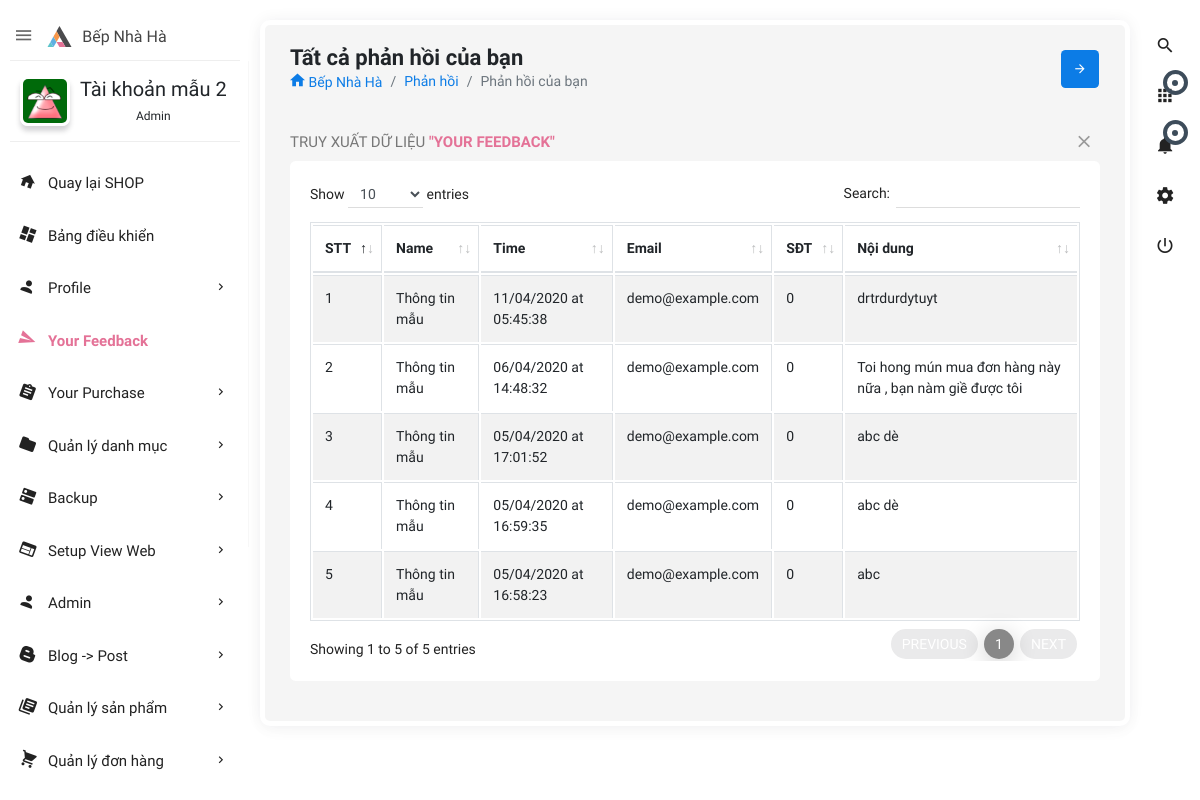
The app's page /admin.php?controller=feedback&action=myfeedback (signed in) with its own data.
### tables this page shows
CREATE TABLE IF NOT EXISTS `users` (
  `id` int(11) NOT NULL AUTO_INCREMENT,
  `user_username` varchar(50) DEFAULT NULL,
  `user_password` varchar(100) DEFAULT NULL,
  `user_name` varchar(255) DEFAULT NULL,
  `role_id` int(11) NOT NULL DEFAULT 0,
  `user_avatar` varchar(550) DEFAULT 'author-auto.png',
  `user_email` varchar(255) DEFAULT NULL,
  `user_phone` varchar(20) DEFAULT NULL,
  `user_address` varchar(200) DEFAULT NULL,
  `createDate` datetime DEFAULT NULL,
  `verified` int(11) NOT NULL DEFAULT 0,
  `verificationCode` varchar(500) DEFAULT NULL,
  `editTime` datetime DEFAULT NULL,
  PRIMARY KEY (`id`),
  KEY `fk_id_role` (`role_id`)
);

CREATE TABLE IF NOT EXISTS `feedbacks` (
  `id` int(11) NOT NULL AUTO_INCREMENT,
  `name` varchar(250) DEFAULT NULL,
  `email` varchar(250) NOT NULL DEFAULT '',
  `phone` int(20) DEFAULT NULL,
  `subject` mediumtext NOT NULL,
  `createTime` datetime DEFAULT NULL,
  `user_id` int(11) NOT NULL DEFAULT 0,
  `order_id` int(11) NOT NULL DEFAULT 0,
  `product_id` int(11) NOT NULL DEFAULT 0,
  `status` int(11) NOT NULL DEFAULT 0,
  `editTime` datetime DEFAULT NULL,
  PRIMARY KEY (`id`),
  KEY `fk_user_id` (`user_id`),
  KEY `fk_product_id` (`product_id`),
  KEY `fk_order_id` (`order_id`)
);

### admin/controllers/feedback/myfeedback.php (called while the page is built, shortened)
<?php
$navFeedback = $yourFeedback = 'class="active open"';
global $userNav;
$option = [
    'order_by' => 'id desc',
    'where' => 'user_id=' . $userNav,
];
$feedbacks = getAll('feedbacks', $option);
require('admin/views/feedback/myfeedback.php');

### lib/config/database.php (called while the page is built, shortened)
<?php
if (isset($_SESSION['user'])) {
    $userNav = $_SESSION['user']['id'];
}
try {
    $linkConnectDB = connect();
} catch (Exception $e) {
    die($e->getMessage());
}
function connect(): mysqli
{
        $linkConnectDB = new mysqli(DB_HOST, DB_USER, DB_PASS, DB_NAME, DB_PORT);
        $linkConnectDB->set_charset('utf8mb4');
        return $linkConnectDB;
}
function executeQuery(string $sql, array $params = []): mysqli_stmt
{
    global $linkConnectDB;
    $stmt = $linkConnectDB->prepare($sql);
    if (!$stmt->execute()) {
        throw new Exception('Execute error: ' . $stmt->error);
    }
    return $stmt;
}

### lib/model.php (called while the page is built, shortened)
<?php
require('config/database.php');
function getRecord(string $table, $id, string $select = '*'): false|array|null
{
    $id = intval($id);
    $sql = "SELECT $select FROM `$table` WHERE id=$id";
    $query = executeQuery($sql);
    $result = $query->get_result()->fetch_assoc();
    return $result;
}
function getAll(string $table, array $options = []): array
{
    $select = $options['select'] ?? '*';
    $where = isset($options['where']) ? 'WHERE ' . $options['where'] : '';
    $order_by = isset($options['order_by']) ? 'ORDER BY ' . $options['order_by'] : '';
    $limit = isset($options['offset']) && isset($options['limit']) ? 'LIMIT ' . $options['offset'] . ',' . $options['limit'] : '';
    $sql = "SELECT $select FROM `$table` $where $order_by $limit";
    $query = executeQuery($sql);
    $result = $query->get_result()->fetch_all(MYSQLI_ASSOC);
    return $result;
}
function getTime($timePost, $timeReply): string
{
    $datePost = new DateTime($timePost);
    $dateReply = new DateTime($timeReply);
    $interval = $datePost->diff($dateReply);
    if ($interval->y == 0 && $interval->m == 0 && $interval->d == 0) {
        if ($interval->h == 0 && $interval->i == 0) {
            $result = ($interval->s == 1) ? '1 second ago' : $interval->s . ' seconds ago';
        } elseif ($interval->h == 0) {
            $result = ($interval->i == 1) ? '1 minute ago' : $interval->i . ' minutes ago';
        } else {
            $result = ($interval->h == 1) ? '1 hour ago' : $interval->h . ' hours ago';
        }
    } elseif ($interval->d == 1) {
        $result = 'Yesterday at ' . $dateReply->format('H:i:s');
    } else {
        $result = $datePost->format('d/m/Y \a\t H:i:s');
    }
    return $result;
}

### admin/controllers/shared/statistics.php (called while the page is built, shortened)
<?php
$options_user = [
    'order_by' => 'editTime DESC',
];
$users = getAll('users', $options_user);

### admin/views/feedback/tableMyFeedback.php (the view, shortened to what this page needs)
<div class="row clearfix">
    <div class="col-lg-12">
        <div class="card">
            <div class="header">
                <h2>Truy Xuất Dữ Liệu <strong>"Your Feedback"</strong> </h2>
                <ul class="header-dropdown">
                    <li class="remove">
                        <a role="button" class="boxs-close"><i class="zmdi zmdi-close"></i></a>
                    </li>
                </ul>
            </div>
            <div class="body">
                <div class="table-responsive">
                    <table class="table table-bordered table-striped table-hover js-basic-example dataTable">
                        <thead>
                            <tr>
                                <th>STT</th>
                                <th>Name</th>
                                <th>Time</th>
                                <th>Email</th>
                                <th>SĐT</th>
                                <th>Nội dung</th>
                            </tr>
                        </thead>
                        <tbody>
                            <?php $stt = 0;
                            foreach ($feedbacks as $feedback) : $stt++; ?>
                                <tr>
                                    <td><?= $stt ?></td>
                                    <td><?= $feedback['name'] ?></td>
                                    <td><?= getTime($feedback['createTime'], gmdate('Y:m:d H:i:s', time() + 7 * 3600)) ?></td>
                                    <td><?= $feedback['email'] ?></td>
                                    <td><?= $feedback['phone'] ?></td>
                                    <td><?= $feedback['subject'] ?></td>
                                </tr>
                            <?php endforeach; ?>
                        </tbody>
                    </table>
                </div>
            </div>
        </div>
    </div>
</div>

### admin/views/shared/leftnavbar.php (shortened to what this page needs)
<aside id="leftsidebar" class="sidebar">
    <div class="navbar-brand">
        <button class="btn-menu ls-toggle-btn" type="button"><i class="zmdi zmdi-menu"></i></button>
        <a href="index.php"><img src="admin/themes/images/logo.svg" width="25" alt="Aero"><span class="m-l-10">Bếp Nhà Hà</span></a>
    </div>
    <div class="menu">
        <ul class="list">
            <li>
                <div class="user-info">
                    <a class="image" href="admin.php?controller=user&action=info&user_id=<?= $userNav ?>"><img src="public/upload/images/<?= $userInfoNav['user_avatar'] ?>" alt="User"></a>
                    <div class="detail">
                        <h4><?= $userInfoNav['user_name'] ?></h4>
                        <small><?php if ($userInfoNav['role_id'] == 1) {
                            echo 'Admin';
                        } elseif ($userInfoNav['role_id'] == 2) {
                            echo 'Moderator';
                        } else {
                            echo "User";
                        } ?></small>
                    </div>
                </div>
            </li>
            <li class="open"><a href="<?= PATH_URL ?>home" target="_blank"><i class="zmdi zmdi-home"></i><span>Quay lại SHOP</span></a></li>
            <li <?= $homeNav ?? '' ?>><a href="admin.php"><i class="zmdi zmdi-view-dashboard"></i><span>Bảng điều khiển</span></a></li>
            <li <?php if (isset($nav_profile)) {
                echo $nav_profile;
            } ?>><a href="javascript:void(0);" class="menu-toggle"><i class="zmdi zmdi-account"></i><span>Profile</span></a>
            </li>
            <li <?= $yourFeedback ?? '' ?>><a href="admin.php?controller=feedback&action=myfeedback"><i class="zmdi zmdi-mail-send"></i><span>Your Feedback</span></a></li>
            <li <?= $yourPurchaseNav ?? '' ?>><a href="javascript:void(0);" class="menu-toggle"><i class="zmdi zmdi-assignment"></i><span>Your Purchase</span></a>
            </li>
            <?php if ($userInfoNav['role_id'] != 0) :
                if ($userInfoNav['role_id'] == 1) : ?>
                    <li <?= $navCategory ?? ''; ?>> <a href="javascript:void(0);" class="menu-toggle"><i class="zmdi zmdi-folder"></i><span>Quản lý danh mục</span></a>
                    </li>
                    <li <?= $backupDbClass ?? '' ?>><a href="javascript:void(0);" class="menu-toggle"><i class="zmdi zmdi-dns"></i><span>Backup</span></a>
                    </li>
                    <li <?= $navHF ?? '' ?>><a href="javascript:void(0);" class="menu-toggle"><i class="zmdi zmdi-view-web"></i><span>Setup View Web</span></a>
                    </li>
                    <li <?= $adminNav ?? '' ?>><a href="javascript:void(0);" class="menu-toggle"><i class="zmdi zmdi-account"></i><span>Admin</span></a>
                    </li>
                <?php endif; ?>
                <li <?= $postNav ?? '' ?>><a href="javascript:void(0);" class="menu-toggle"><i class="zmdi zmdi-blogger"></i><span>Blog -> Post</span></a>
                </li>
                <li <?= $productNav ?? '' ?>> <a href="javascript:void(0);" class="menu-toggle"><i class="zmdi zmdi-collection-text"></i><span>Quản lý sản phẩm</span></a>
                </li>
                <li <?= $orderNav ?? '' ?>><a href="javascript:void(0);" class="menu-toggle"><i class="zmdi zmdi-shopping-cart"></i><span>Quản lý đơn hàng</span></a>
                </li>
                <li <?php if (isset($nav_user)) {
                    echo $nav_user;
                } ?>><a href="javascript:void(0);" class="menu-toggle"><i class="zmdi zmdi-account"></i><span>User</span></a>
                </li>
            <?php endif; ?>
        </ul>
    </div>
</aside>

### records on screen
users: user_avatar (picture), user_name "Tài khoản mẫu 2"
feedbacks: name "Thông tin mẫu", email "demo@example.com", phone "0", subject "drtrdurdytuyt"
feedbacks: name "Thông tin mẫu", email "demo@example.com", phone "0", subject "Toi hong mún mua đơn hàng này nữa , bạn nàm giề được tôi"
feedbacks: name "Thông tin mẫu", email "demo@example.com", phone "0", subject "abc dè"
feedbacks: name "Thông tin mẫu", email "demo@example.com", phone "0", subject "abc dè"
feedbacks: name "Thông tin mẫu", email "demo@example.com", phone "0", subject "abc"
